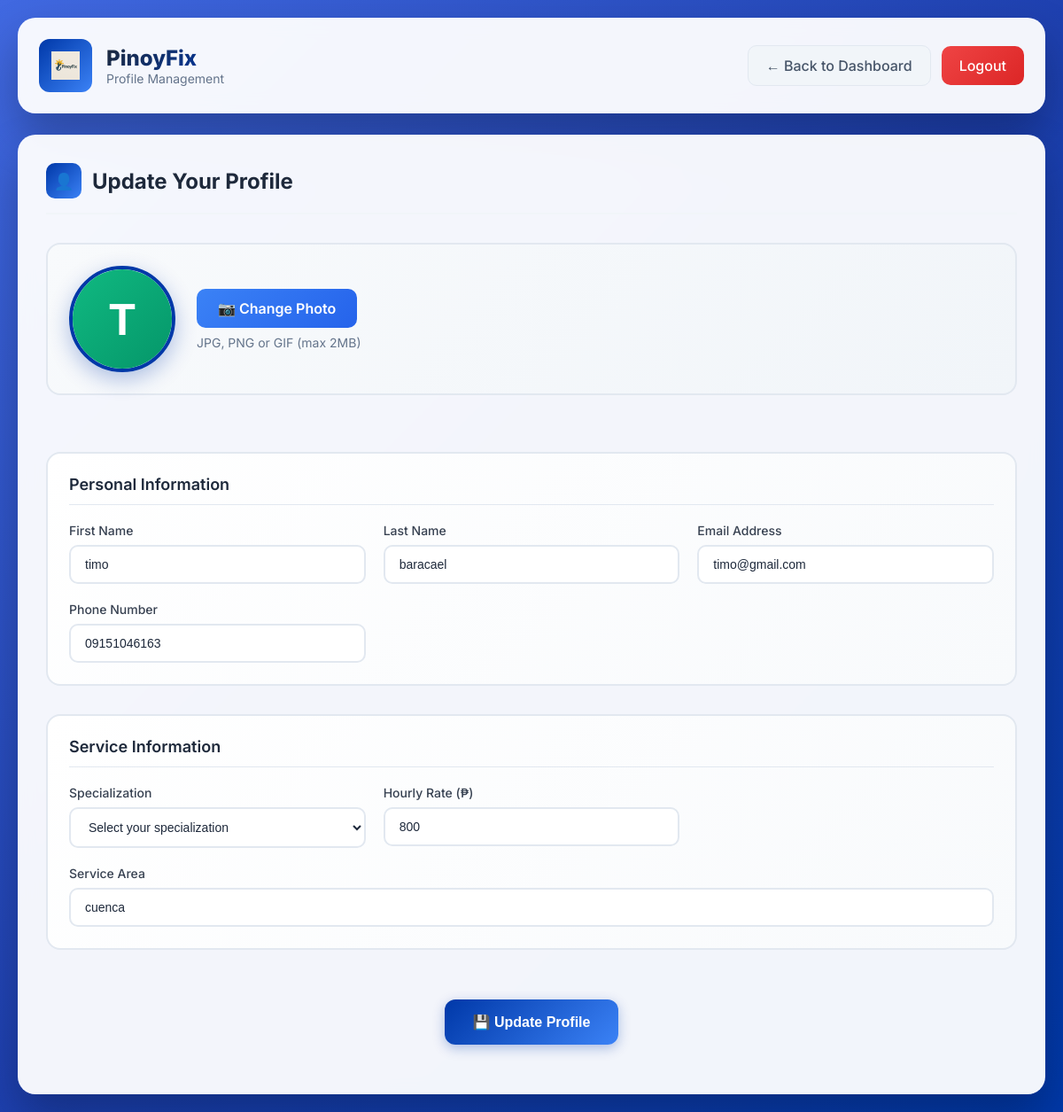
The app's page /technician/update_technician_profile.php (signed in) with its own data.
### tables this page shows
CREATE TABLE `technician` (
  `Technician_ID` int(11) NOT NULL,
  `Admin_ID` int(11) DEFAULT NULL,
  `Technician_FN` varchar(255) DEFAULT NULL,
  `Technician_LN` varchar(255) DEFAULT NULL,
  `Technician_Email` varchar(255) DEFAULT NULL,
  `Technician_Pass` varchar(255) DEFAULT NULL,
  `Technician_Phone` varchar(255) DEFAULT NULL,
  `Specialization` varchar(255) DEFAULT NULL,
  `Service_Pricing` varchar(255) DEFAULT NULL,
  `Service_Location` varchar(255) DEFAULT NULL,
  `Status` varchar(255) DEFAULT NULL,
  `Ratings` varchar(255) DEFAULT NULL,
  `Technician_Profile` varchar(255) DEFAULT NULL,
  `Tech_Certificate` varchar(255) DEFAULT NULL,
  `Is_Subscribed` tinyint(1) NOT NULL DEFAULT 0,
  `Subscription_Expires` datetime DEFAULT NULL
);

### technician/update_technician_profile.php (the view, shortened to what this page needs)
<?php
include '../connection.php';
$user_id = $_SESSION['user_id'];
$stmt = $conn->prepare("SELECT * FROM technician WHERE Technician_ID = ?");
$stmt->bind_param("i", $user_id);
$stmt->execute();
$result = $stmt->get_result();
$technician = $result->fetch_assoc();
?>
<!DOCTYPE html>
<html lang="en">
<head>
    <link rel="stylesheet" href="../css/technician_profile.css">
</head>
<body>
    <div class="tech-container">
        <header class="tech-header">
            <div class="header-content">
                <div class="logo-section">
                    <div class="logo-circle">
                        <img src="../images/pinoyfix.png" alt="PinoyFix Logo" class="logo-img">
                    </div>
                    <div>
                        <h1 class="brand-title">PinoyFix</h1>
                        <p class="subtitle">Profile Management</p>
                    </div>
                </div>
                <div class="header-actions">
                    <a href="technician_dashboard.php" class="btn-secondary">← Back to Dashboard</a>
                    <a href="../logout.php" class="btn-logout">Logout</a>
                </div>
            </div>
        </header>
        <section class="profile-section">
            <div class="section-header">
                <h2 class="section-title">
                    <span class="section-icon">👤</span>
                    Update Your Profile
                </h2>
            </div>
            <form method="POST" enctype="multipart/form-data" class="profile-form">
                <div class="profile-pic-section">
                    <div class="current-pic">
                        <?php if (!empty($technician['Technician_Profile'])): ?>
                            <img src="../uploads/profile_pics/<?php echo htmlspecialchars($technician['Technician_Profile']); ?>" alt="Current Profile Picture" id="currentPic">
                        <?php else: ?>
                            <div class="no-pic" id="currentPic">
                                <span><?php echo strtoupper(substr($technician['Technician_FN'], 0, 1)); ?></span>
                            </div>
                        <?php endif; ?>
                    </div>
                    <div class="pic-upload">
                        <label for="profile_pic" class="upload-btn">
                            📷 Change Photo
                        </label>
                        <p class="upload-hint">JPG, PNG or GIF (max 2MB)</p>
                    </div>
                </div>
                <div class="form-section">
                    <h3 class="form-section-title">Personal Information</h3>
                    <div class="form-grid">
                        <div class="form-group">
                            <label for="firstname">First Name</label>
                            <input type="text" id="firstname" name="firstname" required
                                   value="<?php echo htmlspecialchars($technician['Technician_FN']); ?>">
                        </div>
                        <div class="form-group">
                            <label for="lastname">Last Name</label>
                            <input type="text" id="lastname" name="lastname" required
                                   value="<?php echo htmlspecialchars($technician['Technician_LN']); ?>">
                        </div>
                        <div class="form-group">
                            <label for="email">Email Address</label>
                            <input type="email" id="email" name="email" required
                                   value="<?php echo htmlspecialchars($technician['Technician_Email']); ?>">
                        </div>
                        <div class="form-group">
                            <label for="phone">Phone Number</label>
                            <input type="tel" id="phone" name="phone" required
                                   value="<?php echo htmlspecialchars($technician['Technician_Phone']); ?>">
                        </div>
                    </div>
                </div>
                <div class="form-section">
                    <h3 class="form-section-title">Service Information</h3>
                    <div class="form-grid">
                        <div class="form-group">
                            <label for="specialization">Specialization</label>
                            <select id="specialization" name="specialization" required>
                                <option value="">Select your specialization</option>
                            </select>
                        </div>
                        <div class="form-group">
                            <label for="service_pricing">Hourly Rate (₱)</label>
                            <input type="number" id="service_pricing" name="service_pricing" min="100" max="5000" step="50" required
                                   value="<?php echo htmlspecialchars($technician['Service_Pricing']); ?>">
                        </div>
                        <div class="form-group full-width">
                            <label for="service_location">Service Area</label>
                            <input type="text" id="service_location" name="service_location"
                                   placeholder="e.g., Metro Manila, Quezon City, etc."
                                   value="<?php echo htmlspecialchars($technician['Service_Location']); ?>">
                        </div>
                    </div>
                </div>
                <div class="form-actions">
                    <button type="submit" class="btn-primary">
                        💾 Update Profile
                    </button>
                </div>
            </form>
        </section>
    </div>
</body>
</html>

### css/technician_profile.css (style rules this page uses)
* { box-sizing: border-box; margin: 0; padding: 0; }
body { font-family: 'Inter', system-ui, sans-serif; background: linear-gradient(135deg, #4169E1 0%, #1e40af 50%, #0038A8 100%); min-height: 100vh; color: #1e293b; padding: 20px; }
.tech-container { max-width: 1200px; margin: 0 auto; display: flex; flex-direction: column; gap: 24px; }
.tech-header { background: rgba(255, 255, 255, 0.95); border-radius: 20px; padding: 24px; box-shadow: 0 25px 50px rgba(0, 0, 0, 0.25); backdrop-filter: blur(10px); }
.header-content { display: flex; justify-content: space-between; align-items: center; }
.logo-section { display: flex; align-items: center; gap: 16px; }
.logo-circle { width: 60px; height: 60px; background: linear-gradient(135deg, #0038A8, #3b82f6); border-radius: 12px; display: flex; align-items: center; justify-content: center; transition: transform 0.3s ease; }
.logo-img { width: 32px; height: 32px; object-fit: contain; }
.brand-title { font-size: 24px; font-weight: 800; margin: 0; background: linear-gradient(135deg, #1e293b 0%, #0038A8 100%); -webkit-background-clip: text; -webkit-text-fill-color: transparent; background-clip: text; }
.subtitle { color: #64748b; font-size: 14px; margin: 0; }
.header-actions { display: flex; gap: 12px; align-items: center; }
.btn-secondary, .btn-logout { padding: 12px 20px; text-decoration: none; border-radius: 10px; font-weight: 500; transition: all 0.3s ease; }
.btn-secondary { background: #f1f5f9; color: #475569; border: 1px solid #e2e8f0; }
.btn-logout { background: linear-gradient(135deg, #ef4444, #dc2626); color: white; }
.profile-section { background: rgba(255, 255, 255, 0.95); border-radius: 20px; padding: 32px; box-shadow: 0 25px 50px rgba(0, 0, 0, 0.25); backdrop-filter: blur(10px); }
.section-header { margin-bottom: 32px; padding-bottom: 16px; border-bottom: 2px solid #f1f5f9; }
.section-title { font-size: 24px; font-weight: 700; display: flex; align-items: center; gap: 12px; margin: 0; }
.section-icon { width: 40px; height: 40px; background: linear-gradient(135deg, #0038A8, #3b82f6); border-radius: 10px; display: flex; align-items: center; justify-content: center; font-size: 18px; color: white; }
.profile-pic-section { display: flex; align-items: center; gap: 24px; margin-bottom: 32px; padding: 24px; background: linear-gradient(135deg, #f8fafc 0%, #f1f5f9 100%); border-radius: 16px; border: 2px solid #e2e8f0; }
.current-pic { width: 120px; height: 120px; border-radius: 50%; overflow: hidden; border: 4px solid #0038A8; box-shadow: 0 8px 24px rgba(0, 56, 168, 0.3); flex-shrink: 0; }
.no-pic { width: 100%; height: 100%; background: linear-gradient(135deg, #10b981, #059669); display: flex; align-items: center; justify-content: center; color: white; font-size: 48px; font-weight: 700; }
.pic-upload { flex: 1; }
.upload-btn { display: inline-block; padding: 12px 24px; background: linear-gradient(135deg, #3b82f6, #2563eb); color: white; border-radius: 10px; font-weight: 600; cursor: pointer; transition: all 0.3s ease; margin-bottom: 8px; border: none; }
.upload-hint { font-size: 14px; color: #64748b; margin: 0; }
.profile-form { display: flex; flex-direction: column; gap: 32px; }
.form-section { padding: 24px; background: linear-gradient(135deg, #ffffff 0%, #f8fafc 100%); border-radius: 16px; border: 2px solid #e2e8f0; }
.form-section-title { font-size: 18px; font-weight: 600; margin-bottom: 20px; color: #1e293b; padding-bottom: 12px; border-bottom: 1px solid #e2e8f0; }
.form-grid { display: grid; grid-template-columns: repeat(auto-fit, minmax(250px, 1fr)); gap: 20px; }
.form-group { display: flex; flex-direction: column; }
.form-group.full-width { grid-column: 1 / -1; }
.form-group label { font-weight: 500; color: #374151; margin-bottom: 8px; font-size: 14px; }
.form-group input, .form-group select { padding: 12px 16px; border: 2px solid #e2e8f0; border-radius: 10px; font-size: 14px; transition: all 0.3s ease; background: white; color: #1e293b; }
.form-group select { cursor: pointer; }
.form-actions { display: flex; justify-content: center; padding: 24px; }
.btn-primary { padding: 16px 32px; background: linear-gradient(135deg, #0038A8, #3b82f6); color: white; border: none; border-radius: 12px; font-weight: 600; font-size: 16px; cursor: pointer; transition: all 0.3s ease; box-shadow: 0 4px 14px rgba(0, 56, 168, 0.3); }

### records on screen
technician: Technician_FN "T", firstname "timo", lastname "baracael", email "timo@gmail.com", phone "09151046163", service_pricing "800", service_location "cuenca"
